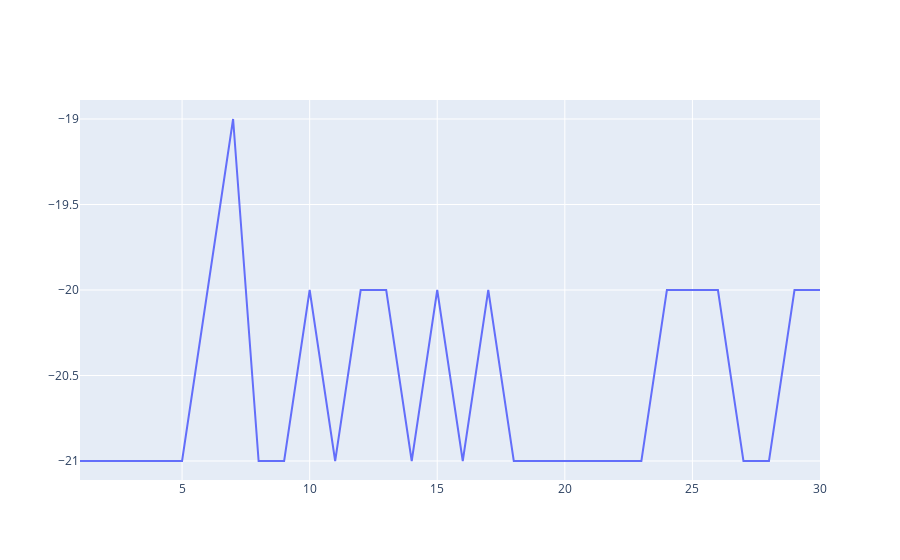

Notebook code cell kept with this figure:
### Code cell
fig = go.Figure()
fig.add_trace(
    go.Scatter(x=[i + 1 for i in range(len(rwds))],
               y = [r for r in rwds])
)
# fig.update_yaxes(type="log")
# fig.update_layout(yaxis_type="log")
fig.show()

### Figure 1 — Plotly figure (JSON) as saved in the notebook; plotly's stock layout.template omitted (floating-point values rounded to 4 significant figures)
{"data": [{"type": "scatter", "x": [1, 2, 3, 4, 5, 6, 7, 8, 9, 10, 11, 12, 13, 14, 15, 16, 17, 18, 19, 20, 21, 22, 23, 24, 25, 26, 27, 28, 29, 30], "y": [-21, -21, -21, -21, -21, -20, -19, -21, -21, -20, -21, -20, -20, -21, -20, -21, -20, -21, -21, -21, -21, -21, -21, -20, -20, -20, -21, -21, -20, -20]}], "layout": {}}
